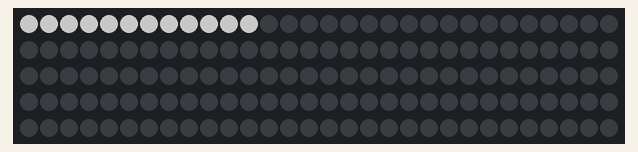
Simulated run of this sketch. Board: Arduino Uno, built with avr-gcc and run on an emulated ATmega328P. Parts: 150 RGB LEDs in strip order, left to right, continuing on the next row. Dim RGB values are drawn brighter than linear.

Above: at 0.47 s.
At 1.1 s:
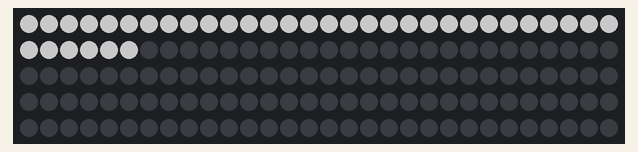
At 1.72 s:
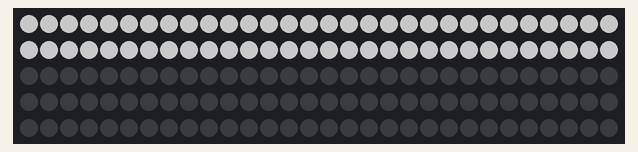
At 2.35 s:
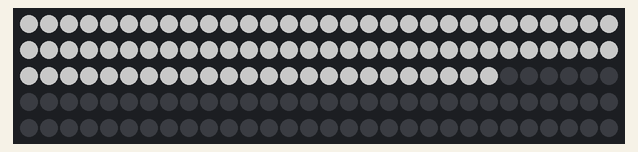
At 3.29 s:
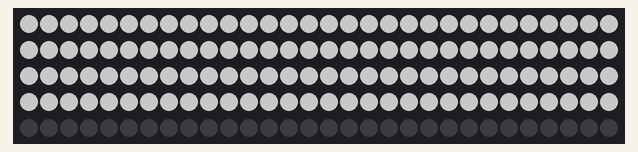
At 35.8 s:
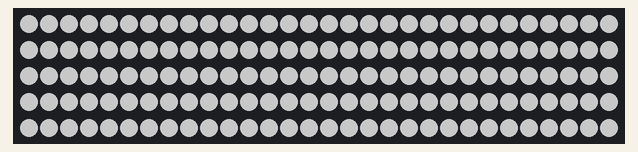

The sketch:

princessFunctions.ino
```cpp
#include <Adafruit_NeoPixel.h>
#ifdef __AVR__
  #include <avr/power.h>
#endif

// Which pin on the Arduino is connected to the NeoPixels?
#define PIN            6

// How many NeoPixels are attached to the Arduino?
#define NUMPIXELS      150


Adafruit_NeoPixel pixels = Adafruit_NeoPixel(NUMPIXELS, PIN, NEO_GRB + NEO_KHZ800);

int delayval = 20;

//Group Variable Declaration
//Group 1:
uint8_t r1 = 100;
uint8_t g1 = 100;
uint8_t b1 = 100;

//Group 2:
uint8_t r2 = 100;
uint8_t g2 = 100;
uint8_t b2 = 100;

//Group 3:
uint8_t r3 = 100;
uint8_t g3 = 100;
uint8_t b3 = 100;

//Group 4:
uint8_t r4 = 100;
uint8_t g4 = 100;
uint8_t b4 = 100;


void setup() {
  pixels.begin(); // This initializes the NeoPixel library.
}


void loop() {

  for(int i=0;i<NUMPIXELS;i++){
      // pixels.Color takes RGB values, from 0,0,0 up to 255,255,255
      pixels.setPixelColor(i, pixels.Color(0,0,0));
      pixels.show();
      delay(delayval);
    for(int j= 0;j<NUMPIXELS/4;j++){
      pixels.setPixelColor(j, pixels.Color(r1,g1,b1));
      pixels.show();
      delay(delayval);
    }
    for(int j= NUMPIXELS/4;j<NUMPIXELS/2;j++){
      pixels.setPixelColor(j, pixels.Color(r2,g2,b2));
      pixels.show();
      delay(delayval);
    }
    for(int j= NUMPIXELS/2;j<3*NUMPIXELS/4;j++){
      pixels.setPixelColor(j, pixels.Color(r3,g3,b3));
      pixels.show();
      delay(delayval);
    }
    for(int j= 3*NUMPIXELS/4;j<NUMPIXELS;j++){
      pixels.setPixelColor(j, pixels.Color(r4,g4,b4));
      pixels.show();
      delay(delayval);
    }
  }
}
```
